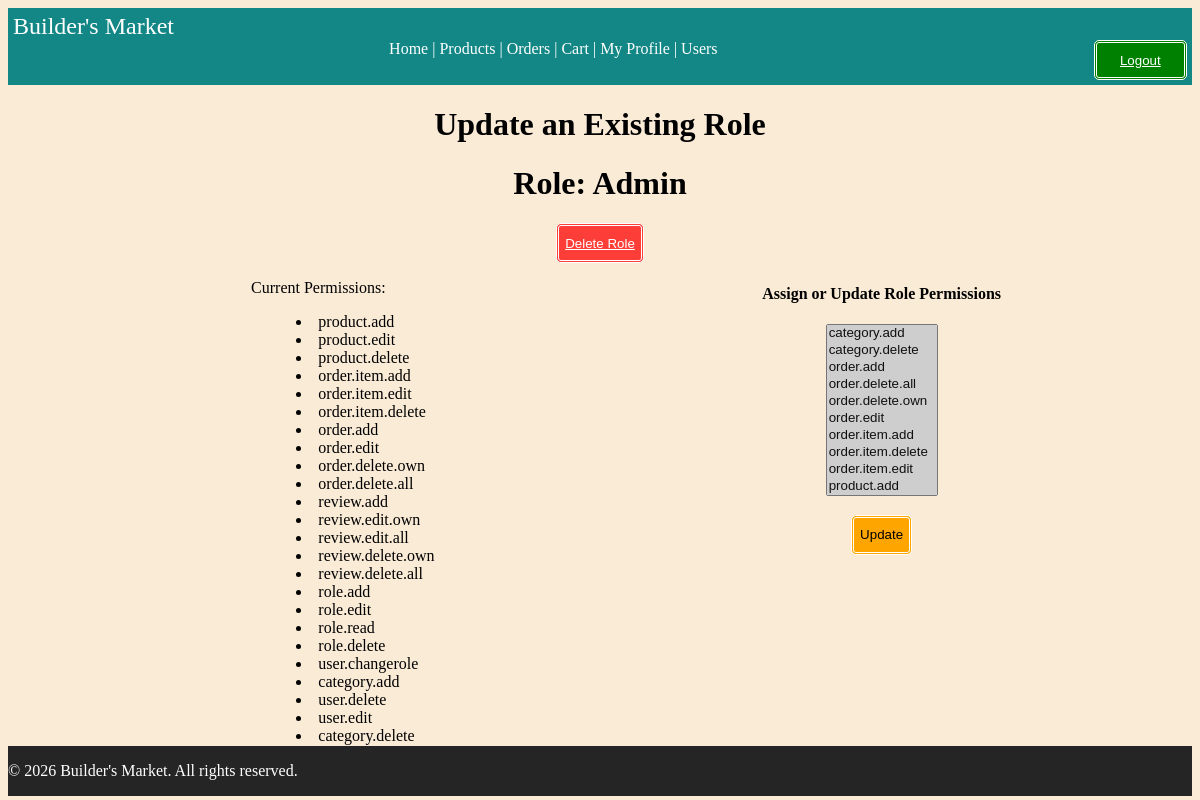
The page /admin/roles/1 (signed in) on the database its author committed.
### tables this page shows
CREATE TABLE roles (
    role_id INTEGER PRIMARY KEY,
    role_name VARCHAR(50) NOT NULL UNIQUE,
    description TEXT NOT NULL,
    created_at DATETIME DEFAULT CURRENT_TIMESTAMP
);

CREATE TABLE permissions (
    permission_id INTEGER PRIMARY KEY, 
    permission_name VARCHAR(50) NOT NULL UNIQUE,
    description TEXT,
    created_at DATETIME DEFAULT CURRENT_TIMESTAMP
);

### routes/admin.py (the view)
@admin_bp.route('/roles/<int:role_id>', methods=['GET','POST'])
@require_auth
@permission_required('role.edit')
def update_role_permissions(role_id):
    role = Role.FromDB(role_id)
    if role is None:
        abort(404)
    permissions = Permission.GetAll()
    if request.method == 'POST':
        permission_list = request.form.getlist("permissions")
        Role.UpdatePermissions(role_id, permission_list)
        return redirect(url_for('admin.view_roles'))
    return render_template('admin/roles_edit.html', role = role, permissions = permissions)

### auth/auths.py (called while the page is built)
def require_auth(f):
    @wraps(f)
    def wrapped_view(*args, **kwargs):
        if not g.get("user"):
          abort(401)
        user = g.user
        if getattr(user, "is_2fa_enabled", False) and not session.get("2fa_verified", False):
            flash('This Route is 2FA protected. Please enable 2FA to view it')
            abort(403)
        return f(*args, **kwargs)
    return wrapped_view

### auth/permissions.py (called while the page is built)
def permission_required(permission : str):
    def decorator(f):
        @wraps(f)
        def wrapped_view(*args, **kwargs):
            if not g.user:
                abort(401)
            if permission not in g.user.permissions:
                abort(403)
            return f(*args, **kwargs)
        return wrapped_view
    return decorator

### database/connection.py (called while the page is built)
def get_connection():
    try:
        conn = sqlite3.connect(Config.DATABASE)
        conn.row_factory = sqlite3.Row
        return conn
    except Error as e:
        print(f"Database connection error: {e}")
        return None

### models/permissions.py (called while the page is built)
    @staticmethod
    def GetAll():
        db= get_connection()
        try:
            rows = db.execute("""
                              SELECT p.*
                              FROM permissions p
                              ORDER BY permission_name
                              """).fetchall()
            return rows
        finally:
            db.close()

### models/users.py (called while the page is built)
    @staticmethod
    def FromID(user_id : int):
        db = get_connection()
        try:
            row = db.execute("""
                             SELECT u.*, r.role_name
                             FROM users u
                             LEFT JOIN user_roles ur ON u.user_id = ur.user_id
                             LEFT JOIN roles r ON ur.role_id = r.role_id
                             WHERE u.user_id = ?
                             """, (user_id,)).fetchone()
            return User._BuildUser(row, db)
        finally:
            db.close()

### templates/admin/roles_edit.html (shortened to what this page needs)
{% extends "base.html" %}
{% block content %}
<h1> Update an Existing Role </h1>
<h1> Role: {{role.role_name}} </h1>
        <button class="redButton center1">
            <a  href="{{ url_for ('admin.delete_role', role_id = role.role_id)}}">
            Delete Role</a>
        </button>
<div class="left">
<p> Current Permissions:
    <ul>
    {% for permission in role.permissions %} <li>{{permission.permission_name}}</li> {% endfor %}</p>
</div>
<div class="right">
    <h4> Assign or Update Role Permissions</h4>
<form method="POST" action="{{ url_for('admin.update_role_permissions', role_id=role.role_id) }}">
    {% set role_perm_ids = role.permissions | map(attribute='permission_id') | list %}
        <select name="permissions" multiple size="10">
        {% for permission in permissions %}
            <option value="{{ permission.permission_id }}"
                {% if permission.permission_id in role.permission_ids %}selected{% endif %}>
                {{ permission.permission_name }}
            </option>
        {% endfor %}
    </select>
    <br><br>
    <button type="submit"  class="orangeButton"> Update </button>
</form>
</div>
{% endblock %}

### static/css/style.css (style rules this page uses)
html, body { height: 99%; }
body { display: flex; flex-direction: column; background-color: antiquewhite; min-height: 98.5vh; }
h1 { text-align: center; }
a { color: white; }
.left { width: 45%; display: block; float: left; text-align: center; }
.right { width: 45%; display: block; float: right; text-align: center; }
.left li { float: right; width: 60%; list-style-position: inside ; text-align: left; }
button { border-radius: 5px; border-width: 3px; border-color: rgb(255, 255, 255); border-style: double ; height: 3em; }
.center1 { text-align: center; grid-template-columns: 1fr; margin: auto; display: block; }
.redButton { background-color: rgba(255, 0, 0, 0.74); }
.orangeButton { background-color: orange; }

### rows shown on the page
roles: role_name "Admin"
permissions: permission_name "product.add", {{ permission.permission_id }} 1 (drawn)
permissions: permission_name "product.edit"
permissions: permission_name "product.delete", {{ permission.permission_id }} 3 (drawn)
permissions: permission_name "order.item.add", {{ permission.permission_id }} 4 (drawn)
permissions: permission_name "order.item.edit", {{ permission.permission_id }} 5 (drawn)
permissions: permission_name "order.item.delete", {{ permission.permission_id }} 6 (drawn)
permissions: permission_name "order.add", {{ permission.permission_id }} 7 (drawn)
permissions: permission_name "order.edit", {{ permission.permission_id }} 8 (drawn)
permissions: permission_name "order.delete.own", {{ permission.permission_id }} 9 (drawn)
permissions: permission_name "order.delete.all", {{ permission.permission_id }} 10 (drawn)
permissions: permission_name "review.add"
permissions: permission_name "review.edit.own"
permissions: permission_name "review.edit.all"
permissions: permission_name "review.delete.own"
permissions: permission_name "review.delete.all"
permissions: permission_name "role.add"
permissions: permission_name "role.edit"
permissions: permission_name "role.read"
permissions: permission_name "role.delete"
permissions: permission_name "user.changerole"
permissions: permission_name "category.add"
permissions: permission_name "user.delete"
permissions: permission_name "user.edit"
permissions: permission_name "category.delete", {{ permission.permission_id }} 24 (drawn)

### other values the page prints
form field permissions "category.add ☑ / category.delete ☑ / order.add ☑ / order.delete.all ☑ / order.delete.own ☑ / order.edit ☑ / order.item.add ☑ / order.item.delete ☑ / order.item.edit ☑ / product.add ☑"
